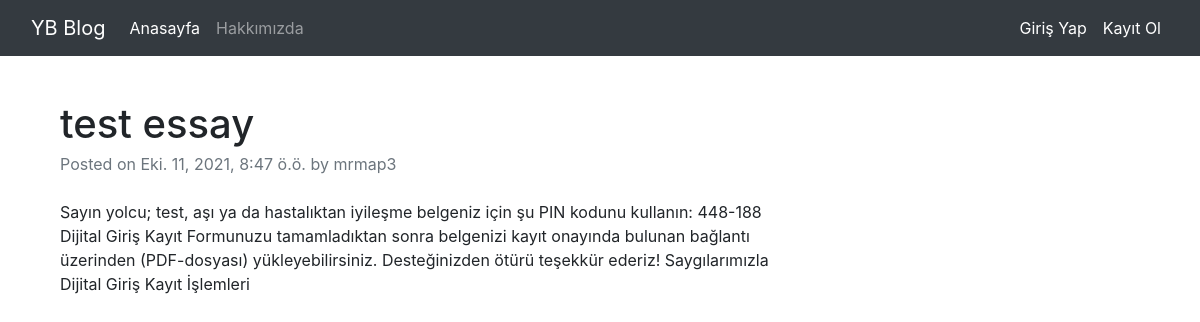
The app's page /article/article/8 with its own data.
### article/models.py (models this page shows, shortened)
class Article(models.Model):
    author = models.ForeignKey("auth.User",on_delete = models.CASCADE,verbose_name="Yazar")
    title = models.CharField(max_length=50,verbose_name="Başlık")
    content = models.TextField(verbose_name="içerik")
    created_date = models.DateTimeField(auto_now_add=True,verbose_name="oluşturma tarihi")

### article/views.py (the view)
# urls.py: path('article/<int:id>', views.detail,name="detail"),
def detail(request,id):
    article = get_object_or_404(Article,id = id)
    return render(request,"detail.html",{"article":article})

### templates/detail.html
{% extends "layout.html" %}
{% block body %}
<div class="container mt-5">
    <div class="row">
        <div class="col-lg-8">
            <article>
                <header class="mb-4">
                    <h1 class="fw-bolder mb-1">{{article.title}}</h1>
                    <div class="text-muted fst-italic mb-2">Posted on {{article.created_date}} by {{article.author.username}}</div>
                    </header>
                <section class="mb-5">
                    <p class="fs-5 mb-4">{{article.content}}</p>
                </section>
            </article>
        </div>
    </div>
</div>
{% endblock body %}

### records on screen
Article: title "test essay", created_date "Eki. 11, 2021, 8:47 ö.ö.", author.username "mrmap3", content "Sayın yolcu; test, aşı ya da hastalıktan iyileşme belgeniz için şu PIN kodunu kullanın: 448-188 Dijital Giriş Kayıt Formunuzu tamamladıktan sonra belgenizi kayıt onayında bulunan bağlantı üzerinden (PDF-dosyası) yükleyebilirsiniz. Desteğinizden ötürü teşekkür ederiz! Saygılarımızla Dijital Giriş Kayıt İşlemleri"
